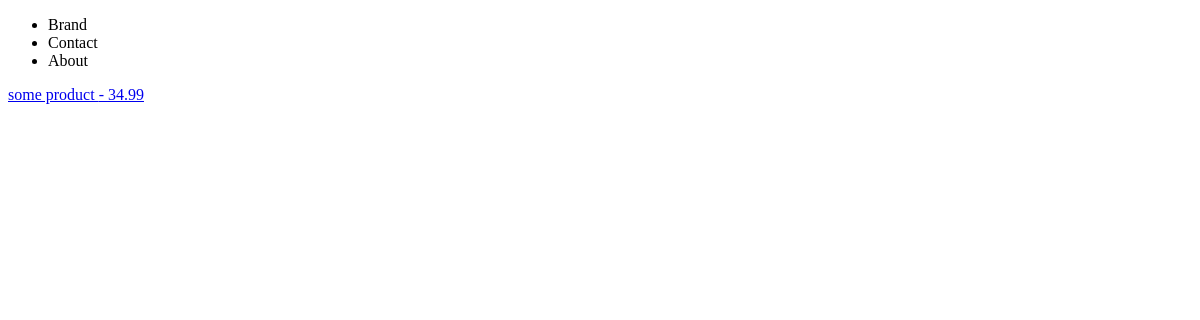
Page /product_list on the earlier database version.
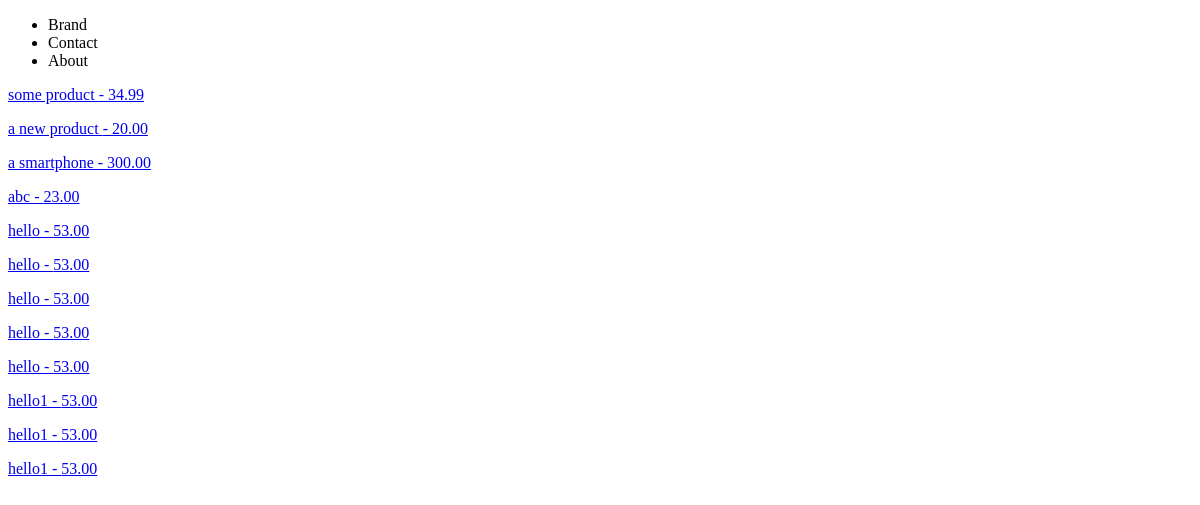
Same page on the later database version.
### playground/models.py (models this page shows, shortened)
class Product(models.Model):
    title = models.CharField(max_length=100)
    description = models.TextField(max_length=100)
    price = models.DecimalField(max_digits=10, decimal_places=2)
    active = models.BooleanField(default=True)

### playground/views.py (the view)
# urls.py: path('product_list', views.product_list)
def product_list(request):
    object_list = Product.objects.all()
    context = {
        'objects': object_list,
    }
    return render(request, 'product_list.html', context)

### playground/templates/product_list.html
{% extends "base.html" %}
{% block content %}
{% for instance in objects %}
    <p><a href="/products/{{instance.id}}">{{instance.title}} - {{instance.price}}</a> </p>
{% endfor %}
{% endblock %}

### playground/templates/base.html (shortened to what this page needs)
<!DOCTYPE html>
<html lang="en">
<head>
</head>
<body>
    {% include "navbar.html" %}
    {% block content %}{% endblock %}
</body>
</html>

### playground/templates/navbar.html
<nav>
    <ul>
        <li>Brand</li>
        <li>Contact</li>
        <li>About</li>
    </ul>
</nav>

Differences in the rows shown:
added Product: title "a new product", price "20.00"
added Product: title "a smartphone", price "300.00"
added Product: title "abc", price "23.00"
added Product: title "hello", price "53.00"
added Product: title "hello", price "53.00"
added Product: title "hello", price "53.00"
added Product: title "hello", price "53.00"
added Product: title "hello", price "53.00"
added Product: title "hello1", price "53.00"
added Product: title "hello1", price "53.00"
added Product: title "hello1", price "53.00"
